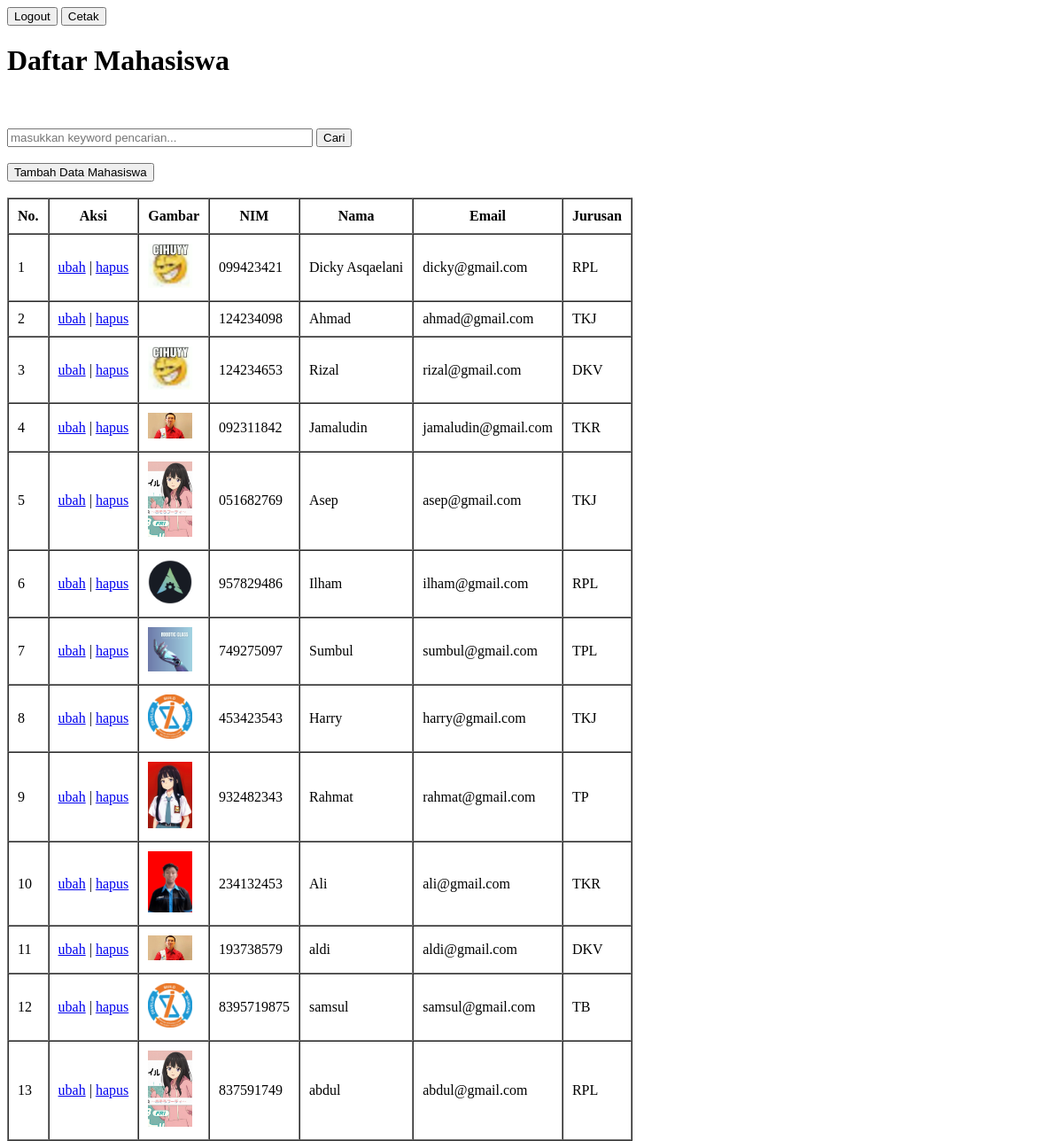
The page / on the database its author committed.
### tables this page shows
CREATE TABLE `mahasiswa` (
    `id` int(11) NOT NULL,
    `nama` varchar(100) DEFAULT NULL,
    `nim` varchar(10) DEFAULT NULL,
    `email` varchar(100) DEFAULT NULL,
    `jurusan` varchar(100) DEFAULT NULL,
    `gambar` varchar(100) DEFAULT NULL
);

### functions.php (called while the page is built, shortened)
<?php
$db = mysqli_connect('localhost', 'root', '', 'phpdasar');
function query($query)
{
    global $db;
    $result = mysqli_query($db, $query);
    $rows = [];
    while ($row = mysqli_fetch_assoc($result)) {
        $rows[] = $row;
    }
    return $rows;
}

### index.php (the view, shortened to what this page needs)
<?php
require 'functions.php';
$mahasiswa = query("SELECT * FROM mahasiswa");
?>
<!DOCTYPE html>
<html lang="en">
<head>
</head>
<body>
    <a href="logout.php" class="logout"><button>Logout</button></a>
    <a href="cetak.php" target="_blank" class="cetak"><button>Cetak</button></a>
    <h1>Daftar Mahasiswa</h1>
    <br><br>
    <div class="cari">
        <form action="" method="post">
            <input type="text" name="keyword" size="40" id="keyword" autocomplete="off"
                placeholder="masukkan keyword pencarian...">
            <button type="submit" name="cari" id="tombol-cari">Cari</button>
        </form>
    </div>
    <br>
    <a href="tambah.php" class="tambah"><button>Tambah Data Mahasiswa</button></a>
    <br><br>
    <div id="container">
        <table border="1" cellpadding="10" cellspacing="0">
            <tr>
                <th>No.</th>
                <th>Aksi</th>
                <th>Gambar</th>
                <th>NIM</th>
                <th>Nama</th>
                <th>Email</th>
                <th>Jurusan</th>
            </tr>
            <?php $i = 1; ?>
            <?php foreach ($mahasiswa as $row): ?>
                <tr>
                    <td><?php echo $i; ?></td>
                    <td>
                        <a href="ubah.php?id=<?= $row['id']; ?>">ubah</a> |
                        <a href="hapus.php?id=<?= $row['id'];
                        ?>" onclick="return confirm('apakah anda yakin ingin menghapus data?');">hapus</a>
                    </td>
                    <td><img src="img/<?= $row['gambar']; ?>" width="50" alt=""></td>
                    <td><?= $row['nim']; ?></td>
                    <td><?= $row['nama']; ?></td>
                    <td><?= $row['email']; ?></td>
                    <td><?= $row['jurusan']; ?></td>
                </tr>
                <?php $i++; ?>
            <?php endforeach; ?>
        </table>
    </div>
</body>
</html>

### rows shown on the page
mahasiswa: gambar (picture), nim "099423421", nama "Dicky Asqaelani", email "dicky@gmail.com", jurusan "RPL"
mahasiswa: nim "124234098", nama "Ahmad", email "ahmad@gmail.com", jurusan "TKJ"
mahasiswa: gambar (picture), nim "124234653", nama "Rizal", email "rizal@gmail.com", jurusan "DKV"
mahasiswa: gambar (picture), nim "092311842", nama "Jamaludin", email "jamaludin@gmail.com", jurusan "TKR"
mahasiswa: gambar (picture), nim "051682769", nama "Asep", email "asep@gmail.com", jurusan "TKJ"
mahasiswa: gambar (picture), nim "957829486", nama "Ilham", email "ilham@gmail.com", jurusan "RPL"
mahasiswa: gambar (picture), nim "749275097", nama "Sumbul", email "sumbul@gmail.com", jurusan "TPL"
mahasiswa: gambar (picture), nim "453423543", nama "Harry", email "harry@gmail.com", jurusan "TKJ"
mahasiswa: gambar (picture), nim "932482343", nama "Rahmat", email "rahmat@gmail.com", jurusan "TP"
mahasiswa: gambar (picture), nim "234132453", nama "Ali", email "ali@gmail.com", jurusan "TKR"
mahasiswa: gambar (picture), nim "193738579", nama "aldi", email "aldi@gmail.com", jurusan "DKV"
mahasiswa: gambar (picture), nim "8395719875", nama "samsul", email "samsul@gmail.com", jurusan "TB"
mahasiswa: gambar (picture), nim "837591749", nama "abdul", email "abdul@gmail.com", jurusan "RPL"
